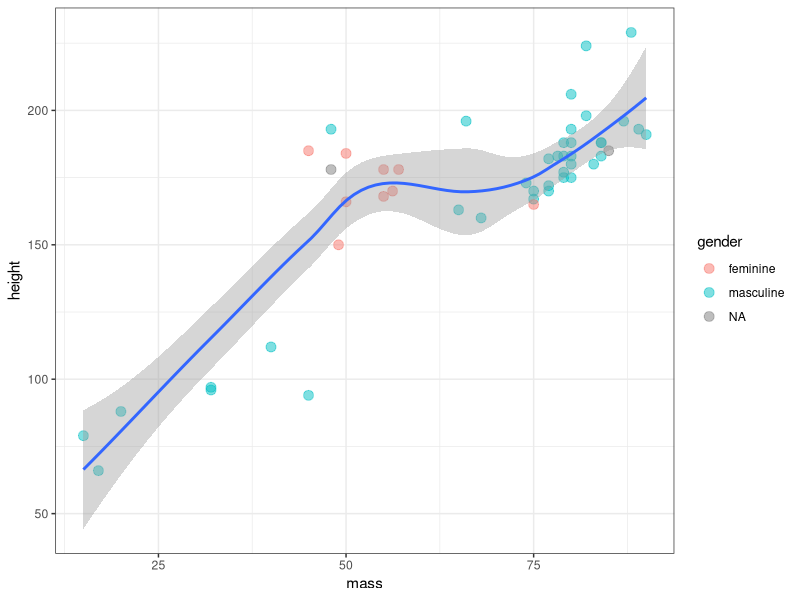

This figure's R source:
## ---- chunk 1
1 + 1
## ---- chunk 2
#| echo: false
2 * 2
## ---- chunk 3
library(tidyverse)
starwars %>% 
  filter(mass<100) %>% 
  ggplot(aes(mass,height))+
  geom_point(size=3,alpha=0.5,aes(color=gender))+
  geom_smooth()+theme_bw()
